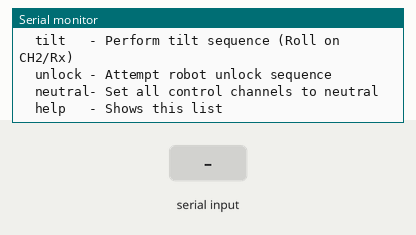
The sketch below on a simulated Seeed XIAO ESP32-S3. Parts: the last lines printed to the serial monitor. The inputs (shaded band) are chosen by the test bench.

Above: at 1.2 s.
1.3 s: "nod\n" received over Serial
At 2.1 s:
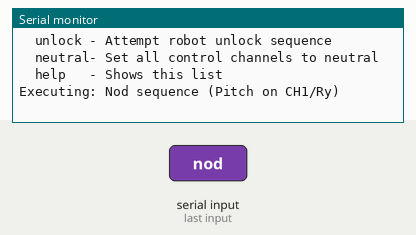
2.8 s: "shake\n" received over Serial
At 4.2 s:
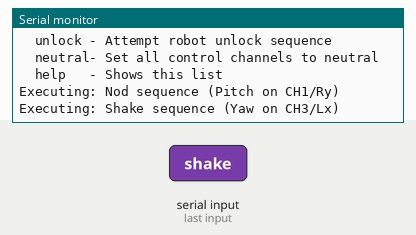
4.8 s: "tilt\n" received over Serial
At 6.3 s:
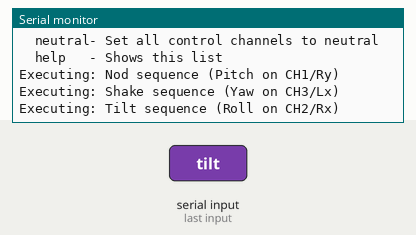
6.8 s: "unlock\n" received over Serial
At 7.8 s:
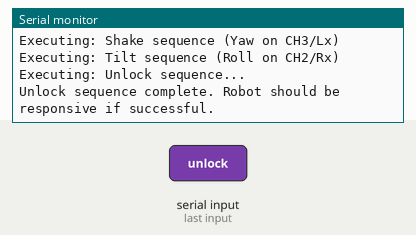
8.9 s: "neutral\n" received over Serial
At 10.0 s:
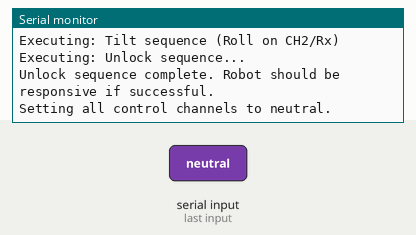

Measured:
- after the input at 1.3 s, the serial monitor: prints a new line at once (image 1)
- after the input at 2.8 s, the serial monitor: prints a new line after 0.52 s (image 2)
- after the input at 4.8 s, the serial monitor: prints a new line after 0.54 s (image 3)
- after the input at 6.8 s, the serial monitor: prints a new line after 0.55 s (image 4)
- after the input at 8.9 s, the serial monitor: prints a new line at once (image 5)

The sketch:

Unitree_SBUS_Control.ino
```cpp
// Unitree SBUS Control Sketch for XIAO ESP32-S3
//
// This sketch sends SBUS commands to a Unitree robot controller
// using an XIAO ESP32-S3. It allows control via USB Serial commands
// to trigger basic movement sequences (nod, shake, tilt) and an unlock sequence.
//
// -----------------------------------------------------------------------------
// !!! IMPORTANT USER VERIFICATION REQUIRED !!!
// -----------------------------------------------------------------------------
// 1. SBUS CHANNEL ASSIGNMENTS: The SBUS channel mapping provided below is based
//    on user feedback (e.g., a Reddit comment) and common RC controller layouts.
//    You MUST VERIFY these channels against the Unitree GO2's (or your specific
//    robot's) SBUS documentation and UPDATE them if necessary. Incorrect channel
//    assignments can lead to unexpected or dangerous robot behavior.
//
// 2. UNLOCK SEQUENCE: The "unlock" sequence is based on analysis of external code
//    (e.g., mechzrobotics GitHub for Unitree GO1) and may need adjustment for
//    the GO2 or your specific robot. TEST WITH EXTREME CAUTION.
//
// 3. TEST WITH CAUTION: Always test SBUS control with extreme caution.
//    Start with a very small `SBUS_MOVEMENT_RANGE` (e.g., 20-50) to observe
//    robot response before increasing it. Ensure the robot is in a safe,
//    clear area during testing. Be prepared to disconnect power if needed.
//
// 4. HARDWARE CONFIGURATION: This sketch is configured for a
//    Seeed Studio XIAO ESP32-S3 using its default Serial1 pins:
//    - TX: GPIO2
//    - RX: GPIO1
//    If you are using a different ESP32-S3 board or different pins,
//    you MUST update `sbusSerial`, `SBUS_RX_PIN`, and `SBUS_TX_PIN`
//    definitions accordingly.
// -----------------------------------------------------------------------------

// Include the SBUS library for ESP32.
#include "sbus.h"

// Define the HardwareSerial port to be used for SBUS communication.
HardwareSerial& sbusSerial = Serial1;

// Define the specific RX and TX pins for the chosen SBUS serial port.
const int SBUS_RX_PIN = 1; // RX pin for sbusSerial (GPIO1 for XIAO ESP32-S3 Serial1)
const int SBUS_TX_PIN = 2; // TX pin for sbusSerial (GPIO2 for XIAO ESP32-S3 Serial1)

// --- SBUS Configuration Constants ---

// SBUS Channel Definitions (Indices 0-15 for sbusData.ch[])
// Based on user feedback (e.g., Reddit comment for Unitree Go2).
// !!! VERIFY THESE CHANNELS AGAINST YOUR ROBOT'S DOCUMENTATION !!!
const int SBUS_CHANNEL_RY = 0;  // CH1: Ry - Right stick Y (Likely Pitch)
const int SBUS_CHANNEL_RX = 1;  // CH2: Rx - Right stick X (Likely Roll)
const int SBUS_CHANNEL_LX = 2;  // CH3: Lx - Left stick X (Likely Yaw)
const int SBUS_CHANNEL_LY = 3;  // CH4: Ly - Left stick Y (Likely Throttle/Forward)
const int SBUS_CHANNEL_SWITCH_L = 4; // CH5: Left Switch (L2/L1 on gamepad) - Used in Unlock
const int SBUS_CHANNEL_SWITCH_R = 5; // CH6: Right Switch (R2/R1 on gamepad) - Used in Unlock
const int SBUS_CHANNEL_NC7 = 6;      // CH7: (Historically NC) Used as CH7_STATE in Unlock Sequence (START button logic)
const int SBUS_CHANNEL_BUTTON_A = 7; // CH8: Button A (Mode A) - Used in Unlock
const int SBUS_CHANNEL_BUTTON_B = 8; // CH9: Button B - Used in Unlock
const int SBUS_CHANNEL_BUTTON_C = 9; // CH10: Button C - Used in Unlock
const int SBUS_CHANNEL_BUTTON_D = 10;// CH11: Button D
const int SBUS_CHANNEL_SELECT = 11;  // CH12: Select Button
const int SBUS_CHANNEL_START = 12;   // CH13: Start Button (Note: Unlock logic uses CH7, not this directly)
const int SBUS_CHANNEL_NC14 = 13;    // CH14: Not Connected / Unused
const int SBUS_CHANNEL_NC15 = 14;    // CH15: Not Connected / Unused
const int SBUS_CHANNEL_NC16 = 15;    // CH16: Not Connected / Unused

// SBUS Value Definitions.
// Standard SBUS range is approximately 172-1811.
// Using defines for clarity in sequences, especially for unlock.
#define SBUS_VALUE_LOW 192      // A low SBUS signal value.
#define SBUS_VALUE_MID 992      // A mid-point/neutral SBUS signal value.
#define SBUS_VALUE_HIGH 1792    // A high SBUS signal value.

// Specific values used in the unlock sequence (derived from mechzrobotics example)
#define SBUS_SPECIFIC_CH9 1690  // Value for CH9 (SBUS_CHANNEL_BUTTON_B) during unlock sequence's default state.
#define SBUS_SPECIFIC_CH10 154 // Value for CH10 (SBUS_CHANNEL_BUTTON_C) during unlock sequence's default state.

const int SBUS_NEUTRAL_VALUE = SBUS_VALUE_MID; // Consistent neutral value.
const int SBUS_MOVEMENT_RANGE = 100;     // Defines +/- deflection from neutral for movements.
                                         // START WITH A SMALL VALUE (e.g., 20-50) FOR SAFETY.

// Timing Definitions
const int MOVEMENT_PAUSE_MS = 1000; // Pause duration within a movement part.
const int SBUS_PACKET_INTERVAL_MS = 14; // SBUS standard packet interval (approx 70Hz).
const int UNLOCK_STEP_DELAY_US = 700; // Delay in microseconds for unlock sequence steps.
const int UNLOCK_INITIAL_DELAY_MS = 50; // Initial delay for default packet in unlock.


// Create the SbusTx object.
bfs::SbusTx sbus(&sbusSerial, SBUS_RX_PIN, SBUS_TX_PIN, true, false);

// Global SbusData object.
bfs::SbusData sbusData;

// --- Movement & Sequence Functions ---

/**
 * @brief Performs a nodding motion by controlling SBUS_CHANNEL_RY (CH1 - Pitch).
 */
void performNod(bfs::SbusTx &sbus_obj, bfs::SbusData &data) {
  data.ch[SBUS_CHANNEL_RY] = SBUS_NEUTRAL_VALUE + SBUS_MOVEMENT_RANGE;
  sbus_obj.data(data); sbus_obj.Write(); delay(MOVEMENT_PAUSE_MS);
  data.ch[SBUS_CHANNEL_RY] = SBUS_NEUTRAL_VALUE - SBUS_MOVEMENT_RANGE;
  sbus_obj.data(data); sbus_obj.Write(); delay(MOVEMENT_PAUSE_MS);
  data.ch[SBUS_CHANNEL_RY] = SBUS_NEUTRAL_VALUE;
  // Final write handled by main loop's continuous send.
}

/**
 * @brief Performs a shaking motion by controlling SBUS_CHANNEL_LX (CH3 - Yaw).
 */
void performShake(bfs::SbusTx &sbus_obj, bfs::SbusData &data) {
  data.ch[SBUS_CHANNEL_LX] = SBUS_NEUTRAL_VALUE + SBUS_MOVEMENT_RANGE;
  sbus_obj.data(data); sbus_obj.Write(); delay(MOVEMENT_PAUSE_MS);
  data.ch[SBUS_CHANNEL_LX] = SBUS_NEUTRAL_VALUE - SBUS_MOVEMENT_RANGE;
  sbus_obj.data(data); sbus_obj.Write(); delay(MOVEMENT_PAUSE_MS);
  data.ch[SBUS_CHANNEL_LX] = SBUS_NEUTRAL_VALUE;
}

/**
 * @brief Performs a tilting motion by controlling SBUS_CHANNEL_RX (CH2 - Roll).
 */
void performTilt(bfs::SbusTx &sbus_obj, bfs::SbusData &data) {
  data.ch[SBUS_CHANNEL_RX] = SBUS_NEUTRAL_VALUE + SBUS_MOVEMENT_RANGE;
  sbus_obj.data(data); sbus_obj.Write(); delay(MOVEMENT_PAUSE_MS);
  data.ch[SBUS_CHANNEL_RX] = SBUS_NEUTRAL_VALUE - SBUS_MOVEMENT_RANGE;
  sbus_obj.data(data); sbus_obj.Write(); delay(MOVEMENT_PAUSE_MS);
  data.ch[SBUS_CHANNEL_RX] = SBUS_NEUTRAL_VALUE;
}

/**
 * @brief Implements the robot unlock sequence.
 * This sequence is based on the logic found in mechzrobotics' UnitreeInterface
 * for the START button, which toggles CH7_STATE (mapped to our SBUS_CHANNEL_NC7, index 6).
 * It involves setting specific values for channels 5, 6, 7, 8, 9, 10 and then
 * toggling CH7 (SBUS_CHANNEL_NC7).
 * !!! THIS SEQUENCE IS EXPERIMENTAL AND REQUIRES VERIFICATION FOR YOUR ROBOT !!!
 */
void performUnlockSequence(bfs::SbusTx &sbus_obj, bfs::SbusData &data) {
    Serial.println("Executing: Unlock sequence...");

    // Step 1: Set initial "default" SBUS packet state based on mechzrobotics example
    // Initialize all channels to mid first, then set specifics.
    for (int i = 0; i < bfs::SbusData::NUM_CH; i++) {
        data.ch[i] = SBUS_VALUE_MID; // Default neutral for most
    }
    data.ch[SBUS_CHANNEL_SWITCH_L] = SBUS_VALUE_MID;    // CH5  (idx 4)
    data.ch[SBUS_CHANNEL_SWITCH_R] = SBUS_VALUE_LOW;    // CH6  (idx 5)
    data.ch[SBUS_CHANNEL_NC7] = SBUS_VALUE_LOW;        // CH7  (idx 6) - This is CH7_STATE in example, starts LOW
    data.ch[SBUS_CHANNEL_BUTTON_A] = SBUS_VALUE_MID;    // CH8  (idx 7)
    data.ch[SBUS_CHANNEL_BUTTON_B] = SBUS_SPECIFIC_CH9; // CH9  (idx 8)
    data.ch[SBUS_CHANNEL_BUTTON_C] = SBUS_SPECIFIC_CH10;// CH10 (idx 9)

    sbus_obj.data(data);
    sbus_obj.Write();
    delay(UNLOCK_INITIAL_DELAY_MS); // Allow this default state to be processed

    // Unlock Toggle Sequence (simulating START button press logic from mechzrobotics)
    // The sequence involves toggling CH7 (SBUS_CHANNEL_NC7) HIGH then LOW.
    // CH5 (SBUS_CHANNEL_SWITCH_L) remains SBUS_VALUE_MID throughout.
    // Other channels (CH6, CH8, CH9, CH10) remain as set in the initial packet.

    // Unlock Step 2: CH7 (SBUS_CHANNEL_NC7) goes HIGH
    // data.ch[SBUS_CHANNEL_SWITCH_L] is already SBUS_VALUE_MID
    data.ch[SBUS_CHANNEL_NC7] = SBUS_VALUE_HIGH;     // CH7 (idx 6) toggled HIGH
    sbus_obj.data(data);
    sbus_obj.Write();
    delayMicroseconds(UNLOCK_STEP_DELAY_US);

    // Unlock Step 3: CH7 (SBUS_CHANNEL_NC7) goes LOW again
    // data.ch[SBUS_CHANNEL_SWITCH_L] is already SBUS_VALUE_MID
    data.ch[SBUS_CHANNEL_NC7] = SBUS_VALUE_LOW;      // CH7 (idx 6) toggled back to LOW
    sbus_obj.data(data);
    sbus_obj.Write();
    delayMicroseconds(UNLOCK_STEP_DELAY_US);

    Serial.println("Unlock sequence complete. Robot should be responsive if successful.");

    // For safety, ensure all primary control/stick channels (0-3) are neutral after this.
    // CH5-CH10 will remain in the state they were left by the sequence (CH7 is LOW).
    data.ch[SBUS_CHANNEL_RY] = SBUS_NEUTRAL_VALUE;
    data.ch[SBUS_CHANNEL_RX] = SBUS_NEUTRAL_VALUE;
    data.ch[SBUS_CHANNEL_LX] = SBUS_NEUTRAL_VALUE;
    data.ch[SBUS_CHANNEL_LY] = SBUS_NEUTRAL_VALUE;

    // Send one final packet with controls neutral.
    // The main loop will continue sending this state or subsequent commands.
    sbus_obj.data(data);
    sbus_obj.Write();
    // A small delay to ensure packet is sent before loop continues, though main loop has its own delay.
    delay(SBUS_PACKET_INTERVAL_MS);
}


/**
 * @brief Prints the help menu to the Serial monitor.
 */
void printHelp() {
    Serial.println("Available commands (send newline terminated):");
    Serial.println("  nod    - Perform nod sequence (Pitch on CH1/Ry)");
    Serial.println("  shake  - Perform shake sequence (Yaw on CH3/Lx)");
    Serial.println("  tilt   - Perform tilt sequence (Roll on CH2/Rx)");
    Serial.println("  unlock - Attempt robot unlock sequence");
    Serial.println("  neutral- Set all control channels to neutral");
    Serial.println("  help   - Shows this list");
}

/**
 * @brief Arduino setup function, runs once at startup.
 */
void setup() {
  sbus.Begin(); // Initialize SBUS communication (Serial1)
  Serial.begin(115200); // Initialize USB Serial for commands
  while (!Serial);      // Wait for Serial Monitor

  Serial.println("\nUnitree SBUS Control Initialized.");
  printHelp();
}

/**
 * @brief Arduino main loop function, runs repeatedly after setup().
 */
void loop() {
  // Initialize all 16 SBUS channels to neutral at the start of each loop iteration.
  for (int i = 0; i < bfs::SbusData::NUM_CH; i++) {
    sbusData.ch[i] = SBUS_NEUTRAL_VALUE;
  }
  // Explicitly ensure any other potentially used channels (like buttons not part of unlock's specific values) are neutral.
  // sbusData.ch[SBUS_CHANNEL_BUTTON_A] = SBUS_NEUTRAL_VALUE; // Example, though unlock sets it. Redundant here if unlock used.

  // Check for incoming USB Serial commands
  if (Serial.available() > 0) {
    String command = Serial.readStringUntil('\n');
    command.trim();
    command.toLowerCase();

    if (command.equals("nod")) {
      Serial.println("Executing: Nod sequence (Pitch on CH1/Ry)");
      performNod(sbus, sbusData);
    } else if (command.equals("shake")) {
      Serial.println("Executing: Shake sequence (Yaw on CH3/Lx)");
      performShake(sbus, sbusData);
    } else if (command.equals("tilt")) {
      Serial.println("Executing: Tilt sequence (Roll on CH2/Rx)");
      performTilt(sbus, sbusData);
    } else if (command.equals("unlock")) {
      performUnlockSequence(sbus, sbusData); // This function handles its own Serial.println feedback
    } else if (command.equals("neutral")) {
      Serial.println("Setting all control channels to neutral.");
      // All channels already set to neutral at loop start. This command ensures it's sent.
    } else if (command.equals("help")) {
      printHelp();
    } else if (command.length() > 0) {
      Serial.print("Unknown command: '");
      Serial.print(command);
      Serial.println("'");
    }
    // sbusData is now updated by the command or remains neutral from loop start.
  }

  // --- Autonomous Movement Sequences (Commented out for Serial Control) ---
  /*
  performNod(sbus, sbusData); delay(2000);
  performShake(sbus, sbusData); delay(2000);
  performTilt(sbus, sbusData); delay(2000);
  */

  // Continuously send the current sbusData state.
  sbus.data(sbusData);
  sbus.Write();

  // Delay to maintain SBUS packet rate.
  delay(SBUS_PACKET_INTERVAL_MS);
}
```
